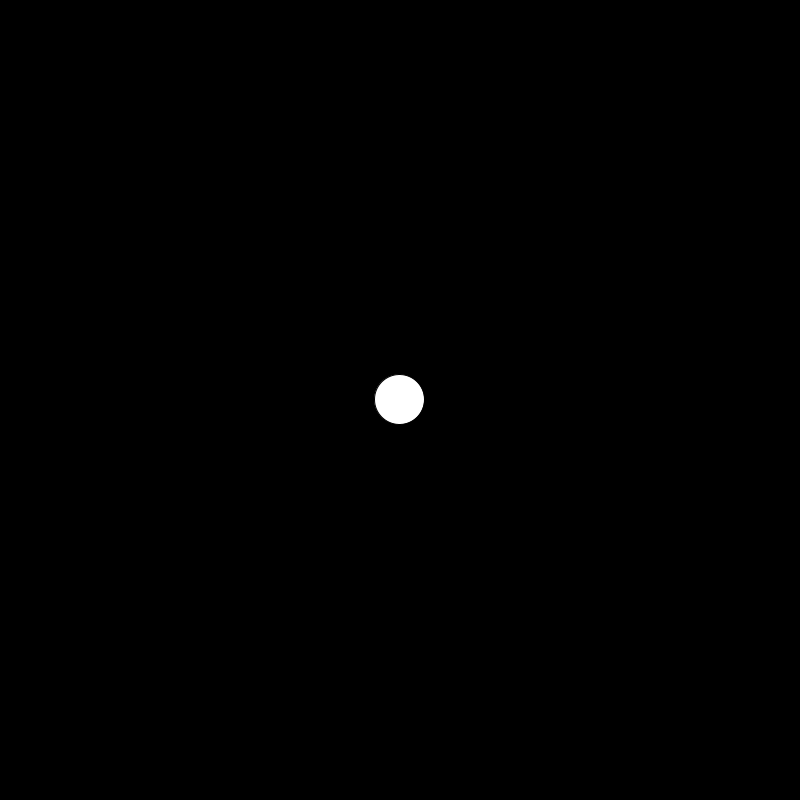
Frame 1 (no input)
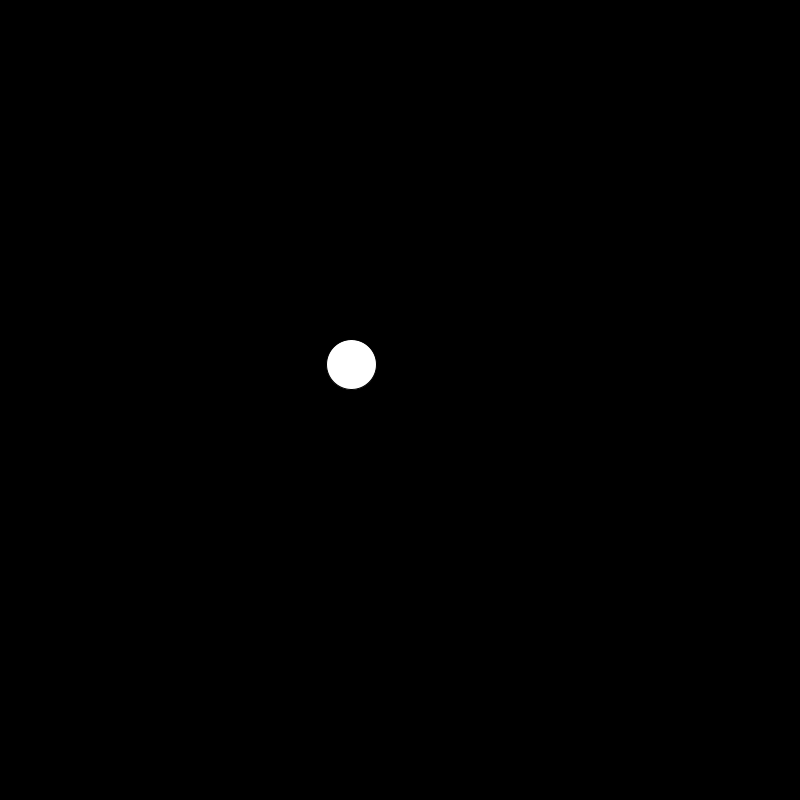
Frame 60 (the mouse pressed at the canvas centre just before this capture)
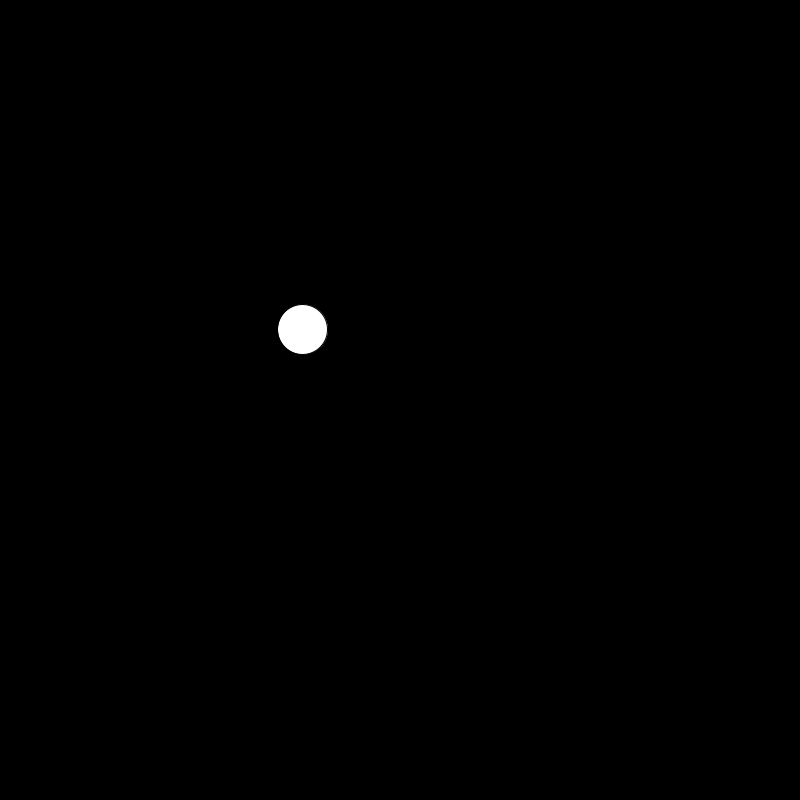
Frame 120 (the mouse held since frame 60 and released just before this capture)

The Processing sketch that drew these frames (run headless with seeded random() and noise(); from frame 60 on, the mouse is pressed at the canvas centre):

// Processing sketch: ball_with_class
// ── ball_with_class.pde


Ball bob;    //declare a new object of the Ball class

void setup() {
  size(800, 800);
  bob = new Ball();    //initialize our new ball called b
}

void draw() {
  background(0);
  bob.move();
  bob.bounce();
  bob.display();
}




// ── properties_of_ball_calss.pde
class Ball {
  //these are the properties of our Ball class
  float sz;
  PVector loc, vel;

  Ball() {
    sz = 50;
    loc = new PVector(width/2, height/2);
    vel = PVector.random2D();
  }

  void display() {
    ellipse(loc.x, loc.y, sz, sz);
  }

  void move() {
    loc.add(vel);
  }

  void bounce() {
    if (loc.x + sz/2 > width || loc.x - sz/2 < 0) {
      vel.x *= -1;
    }
    if (loc.y + sz/2 > height || loc.y - sz/2 < 0) {
      vel.y *= -1;
    }
  }
}
